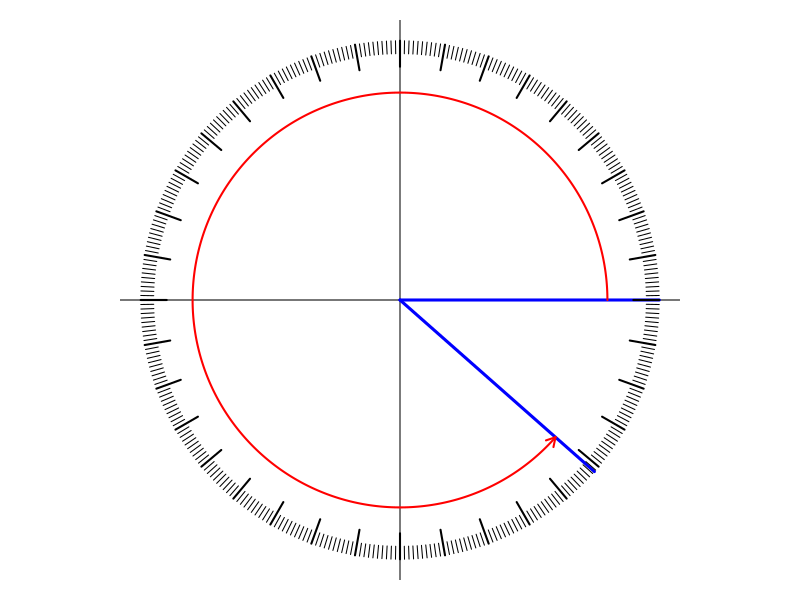

Generate this figure with R:
## ---- chunk 1
rads = round(runif(1,0.1,6.1),2)
degs = rads/pi*180
shuch = list(c(0,degs/180*pi))
## ---- chunk 2
par(pty="s")
for(i in 1:length(shuch)){
  par(mar=c(1,1,1,1),pty="s")
  plot(0,0,type="n",ann=F,axes=F,xlim=c(-1,1),ylim=c(-1,1))
  abline(h=0)
  abline(v=0)
  a1 = shuch[[i]][1]
  a2 = shuch[[i]][2]
  lines(c(0,cos(a1)),c(0,sin(a1)),col="blue",lwd=3)
  lines(c(0,cos(a2)),c(0,sin(a2)),col="blue",lwd=3)
  len = 500
  th = seq(a1,a2,length.out = len+1)
  if(abs(a2-a1)>2*pi){
    r = seq(0.4,0.8,length.out = len+1)
  } else {
    r = 0.8
  }
  lines(r*cos(th),r*sin(th),lwd=2,col="red")
  arrows(0.8*cos(th[len]),0.8*sin(th[len]),0.8*cos(th[len+1]),0.8*sin(th[len+1]),lwd=2,col="red",length=0.1)
  for(theta in 1:360){
    thet = theta/180*pi
    if(theta%%10==0){
      lines(c(0.9*cos(thet),cos(thet)),c(0.9*sin(thet),sin(thet)),lwd=2)
    } else {
      lines(c(0.95*cos(thet),cos(thet)),c(0.95*sin(thet),sin(thet)))
    }
  }
}
